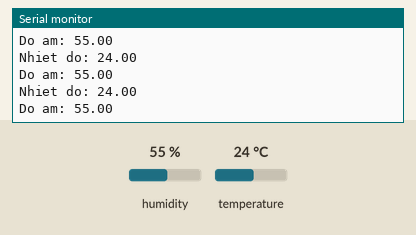
Recording of a sketch running on a simulated Arduino Uno, built with avr-gcc and run on an emulated ATmega328P. On the bench: the last lines printed to the serial monitor. The inputs (shaded band) are chosen by the test bench; at power-on: humidity 55 %, temperature 24 °C.

Above: at 2.8 s.
2.9 s: humidity set to 22 %
At 5.5 s:
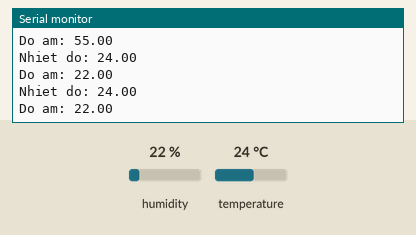
5.6 s: temperature set to 12 °C
At 7.7 s:
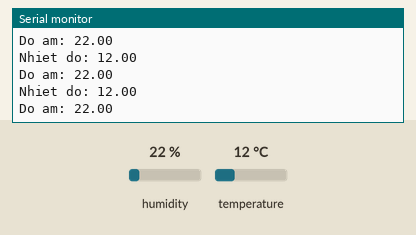
8.3 s: humidity set to 40 %
At 11.6 s:
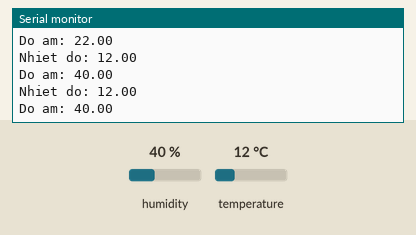
Timing chart, 0 to 13.1 s (numbered marks = the images above; inputs shaded):
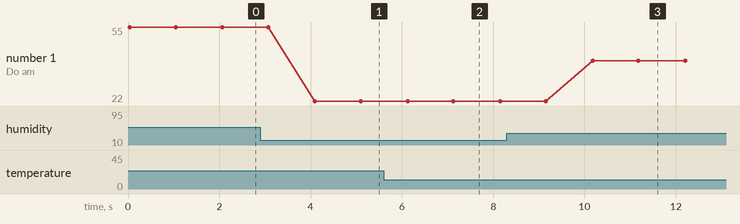

The sketch:

bluetooth_DHT11.ino
```cpp
#include <SoftwareSerial.h>
#include "DHT.h"

SoftwareSerial BTSerial(10, 11); // (Rx, Tx)

const int DHTPIN = 5;
const int DHTTYPE = DHT11;
DHT dht(DHTPIN, DHTTYPE);

void setup() {
  Serial.begin(9600);
  dht.begin();
  Serial.println("Master is ready!");
  BTSerial.begin(9600);
}
void loop() {
  float h = dht.readHumidity();    //Đọc độ ẩm
  float t = dht.readTemperature(); //Đọc nhiệt độ
  Serial.print("Nhiet do: ");
  Serial.println(t);               //Xuất nhiệt độ
  Serial.print("Do am: ");
  Serial.println(h);               //Xuất độ ẩm
  Serial.println();

  if(t > 25 && h > 76) BTSerial.write("1");
  else BTSerial.write("0");

  delay(1000);
}
```

Measured:
- after the input at 2.9 s, the serial monitor: prints a new line after 1.2 s (image 1)
- after the input at 5.6 s, the serial monitor: prints a new line after 0.51 s (image 2)
- after the input at 8.3 s, the serial monitor: prints a new line after 1.9 s (image 3)
- plotted number 1: 55 → 22 after the input at 2.9 s, 22 → 40 after the input at 8.3 s
